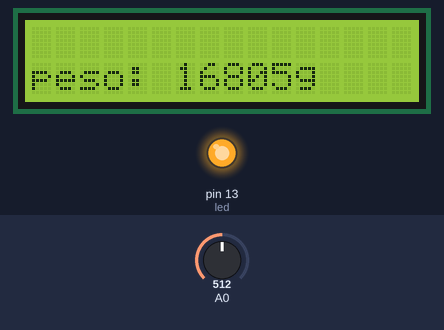
Simulated run of this sketch. Board: Arduino Uno, built with avr-gcc and run on an emulated ATmega328P. Parts: 16×2 character LCD, output pins drawn as LEDs (lit = HIGH). The test bench sets the inputs (shaded band); at power-on: A0 = 512.

Above: at 3.2 s.
3.3 s: A0 set to 322
At 4.1 s:
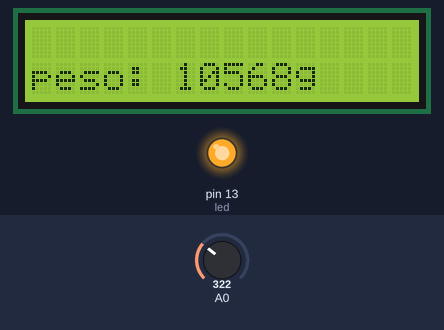
4.8 s: A0 set to 293
At 5.2 s:
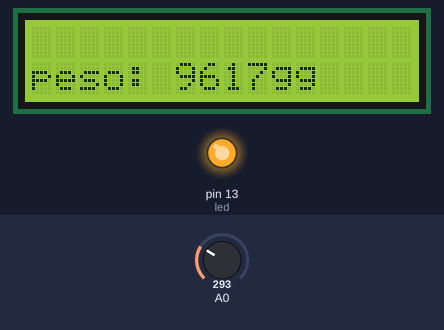
6.3 s: A0 set to 3
At 7.5 s:
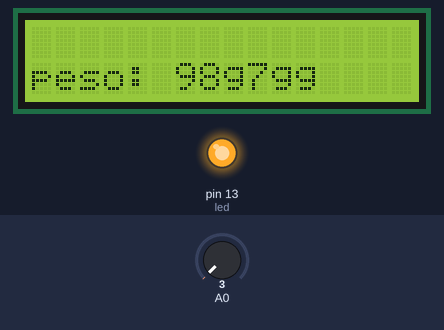
7.8 s: A0 set to 0
At 8.7 s:
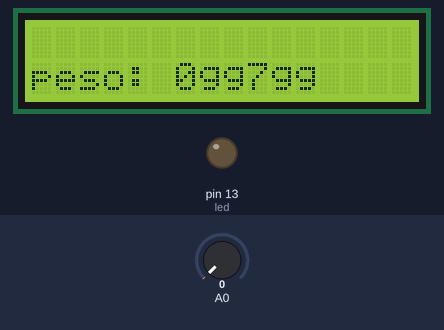
9.3 s: A0 set to 60
At 9.8 s:
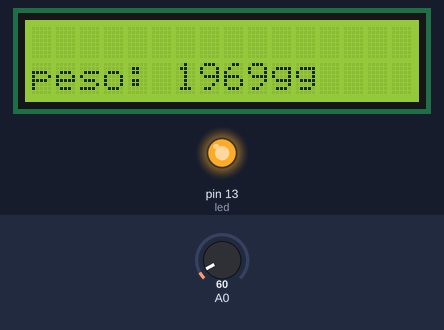
Timing chart, 0 to 11.8 s (numbered marks = the images above; inputs shaded):
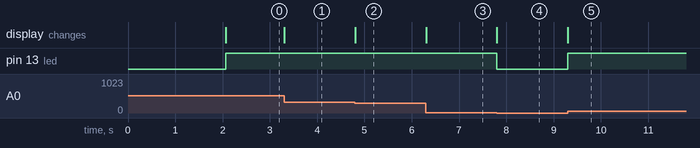

The sketch:

code.ino
```cpp
# include  <LiquidCrystal.h>


int balanca;
int peso;
int led = 13;

LiquidCrystal  lcd  (7, 8, 9, 10, 11, 12);

void setup()
{
  lcd.begin(16, 2);
  lcd.setCursor(0, 0);
  lcd.setCursor (0,1);
  lcd.print ("Alimento");
  Serial.begin(9600);
  delay (2000);
  lcd.clear();
}

void loop()
{
  pinMode(led, OUTPUT);

  lcd.setCursor(0, 1);
  lcd.print ("peso: ");
  lcd.print(peso);
  lcd.print ("g");

  balanca=analogRead(0);
  peso=map(balanca, 0, 914, 0, 30000);


  if (peso > 750) digitalWrite(led, HIGH);
  if (peso < 50) digitalWrite(led, LOW);;
}
```

Measured:
- the behaviour switches between 305 and 304 on A0 (found by bisection; images 1 and 2)
- the behaviour switches between 2 and 1 on A0 (found by bisection; images 3 and 4)
- after the input at 3.3 s, the display: changes at once (image 1)
- after the input at 4.8 s, the display: changes at once (image 2)
- after the input at 6.3 s, the display: changes at once (image 3)
- after the input at 7.8 s, pin 13 (led): HIGH → LOW at once; the display: changes at once (image 4)
- after the input at 9.3 s, pin 13 (led): LOW → HIGH at once; the display: changes at once (image 5)
